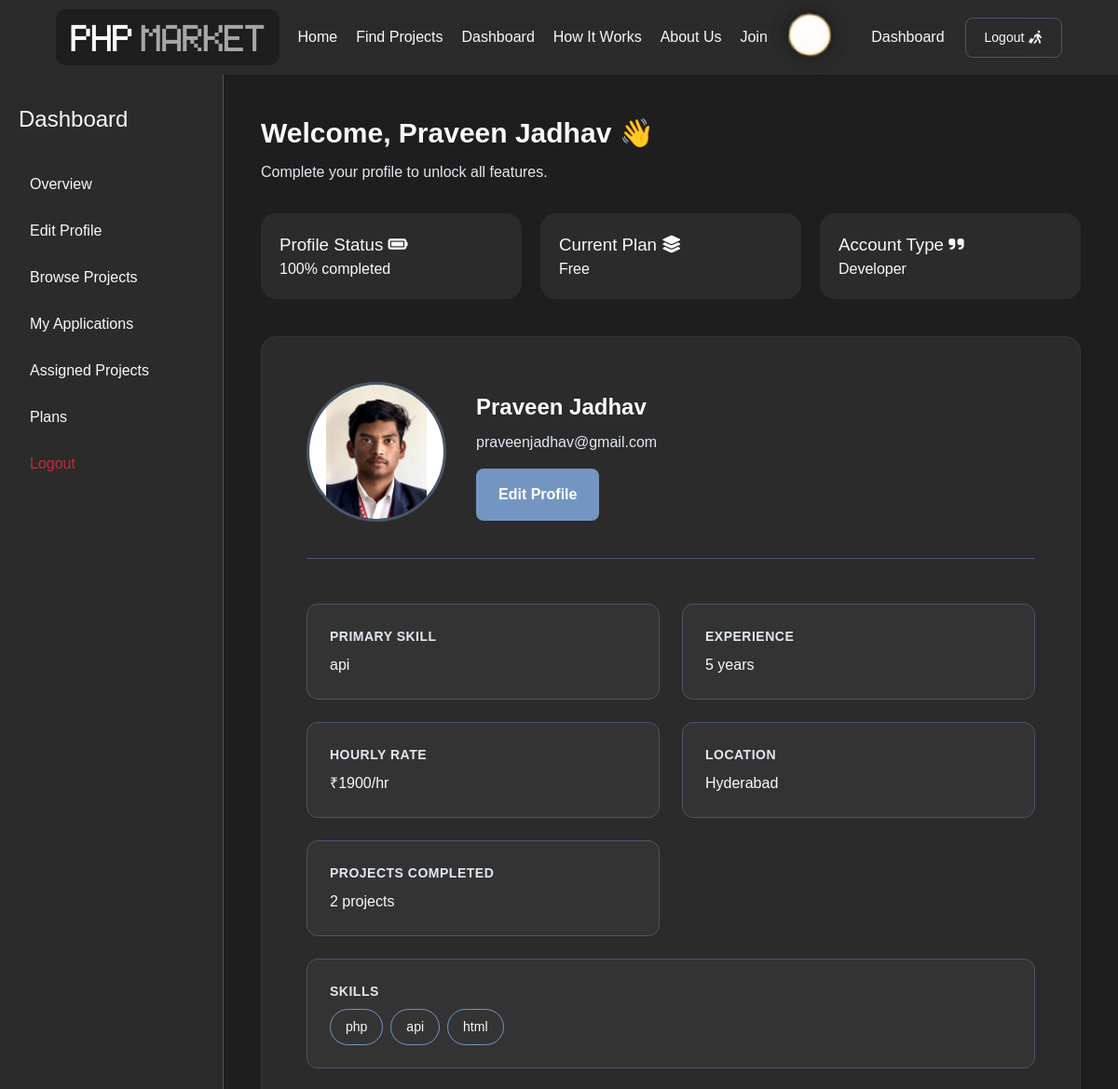
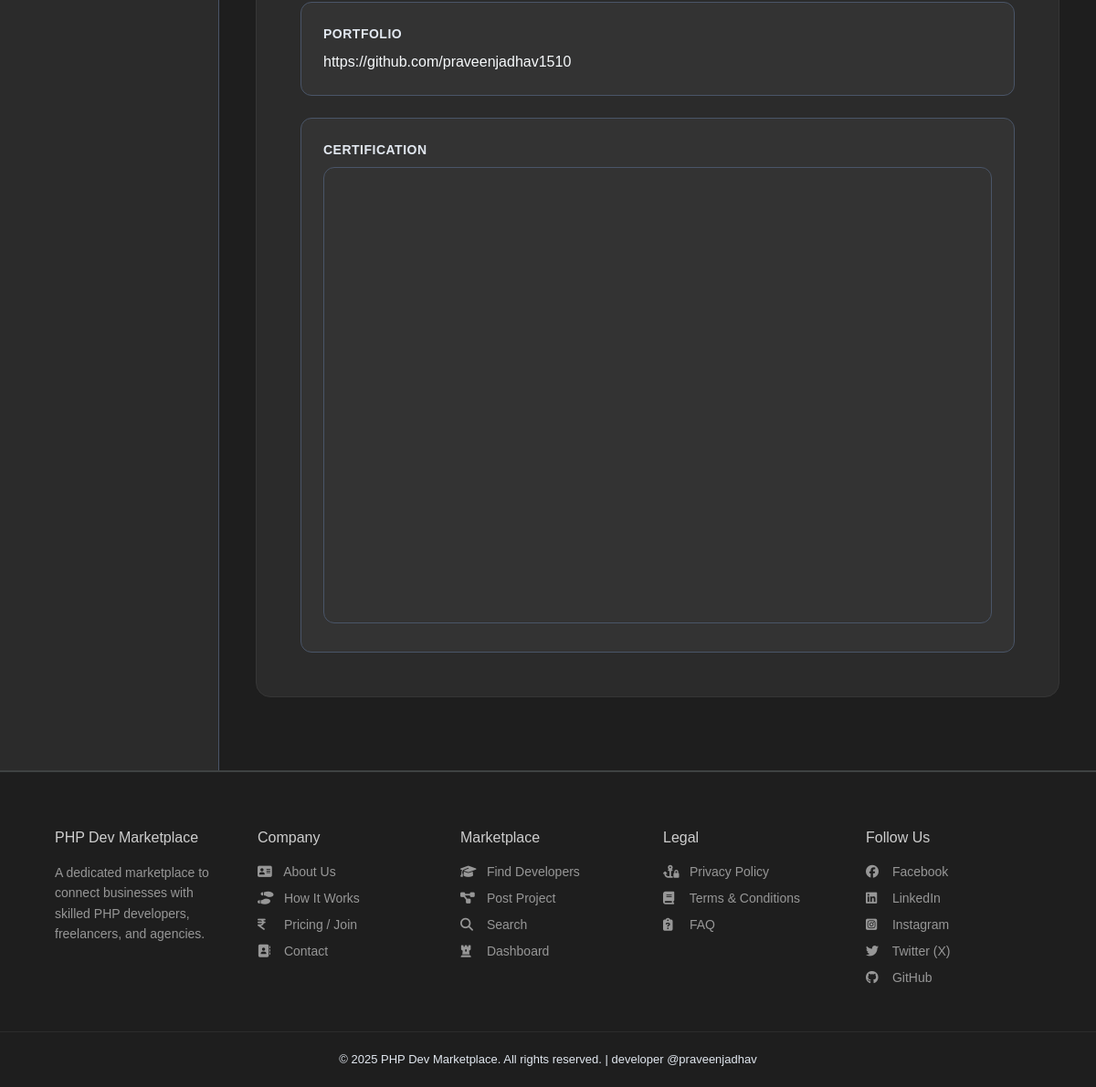
/dashboard/index.php (signed in), run on the app's committed database (2 pictures, top to bottom).
### tables this page shows
CREATE TABLE `developer_profiles` (
  `user_id` int(11) NOT NULL,
  `gender` varchar(10) DEFAULT NULL,
  `primary_skill` varchar(50) DEFAULT NULL,
  `skills` text DEFAULT NULL,
  `experience` int(11) DEFAULT NULL,
  `rate` int(11) DEFAULT NULL,
  `location` varchar(255) DEFAULT NULL,
  `portfolio` varchar(255) DEFAULT NULL,
  `created_at` timestamp NOT NULL DEFAULT current_timestamp(),
  `avatar` varchar(255) DEFAULT NULL,
  `certification_pdf` varchar(255) DEFAULT NULL
);

CREATE TABLE `users` (
  `id` int(11) NOT NULL,
  `name` varchar(100) NOT NULL,
  `email` varchar(100) NOT NULL,
  `password` varchar(255) NOT NULL,
  `remember_token` varchar(64) DEFAULT NULL,
  `user_type` enum('client','developer') NOT NULL,
  `plan` enum('free','pro','premium') DEFAULT 'free',
  `created_at` timestamp NOT NULL DEFAULT current_timestamp(),
  `reset_token` varchar(64) DEFAULT NULL,
  `reset_expires` datetime DEFAULT NULL
);

### developers/profile.php (the view, shortened to what this page needs)
<?php
require_once __DIR__ . '/../includes/auth-check.php';
$userId = $_SESSION['user_id'];
$stmt = $pdo->prepare("
    SELECT u.name, u.email, d.*
    FROM users u
    JOIN developer_profiles d ON d.user_id = u.id
    WHERE u.id = ?
");
$stmt->execute([$userId]);
$dev = $stmt->fetch();
$completedCountStmt = $pdo->prepare("
    SELECT COUNT(*) as completed_count
    FROM project_assignments pa
    JOIN projects p ON pa.project_id = p.id
    WHERE pa.developer_id = ?
    AND (pa.status = 'completed' OR p.status IN ('completed', 'closed'))
");
$completedCountStmt->execute([$userId]);
$completedResult = $completedCountStmt->fetch();
$completedProjectsCount = (int)($completedResult['completed_count'] ?? 0);
$skills = json_decode($dev['skills'], true) ?? [];
?>
<!DOCTYPE html>
<html lang="en">
<head>
    <link rel="stylesheet" href="/php-dev-marketplace/assets/css/profile.css?v=3">
</head>
<body>
<div class="profile-container ghost-ui">
    <div class="ghost-header">
        <div class="ghost-avatar">
            <img
              src="/php-dev-marketplace/uploads/avatars/<?= $dev['avatar'] ?: 'default.png' ?>"
              alt="Profile Avatar"
            >
        </div>
        <div class="ghost-head-info">
            <h2><?= htmlspecialchars($dev['name']) ?></h2>
            <p><?= htmlspecialchars($dev['email']) ?></p>
            <a href="/php-dev-marketplace/dashboard/profile.php" class="ghost-btn">
                Edit Profile
            </a>
        </div>
    </div>
    <div class="ghost-grid">
        <div class="ghost-card">
            <h4>Primary Skill</h4>
            <p><?= htmlspecialchars($dev['primary_skill']) ?></p>
        </div>
        <div class="ghost-card">
            <h4>Experience</h4>
            <p><?= (int)$dev['experience'] ?> years</p>
        </div>
        <div class="ghost-card">
            <h4>Hourly Rate</h4>
            <p>₹<?= (int)$dev['rate'] ?>/hr</p>
        </div>
        <div class="ghost-card">
            <h4>Location</h4>
            <p><?= htmlspecialchars($dev['location']) ?></p>
        </div>
        <div class="ghost-card">
            <h4>Projects Completed</h4>
            <p><?= $completedProjectsCount ?> project<?= $completedProjectsCount != 1 ? 's' : '' ?></p>
        </div>
        <div class="ghost-card ghost-wide">
            <h4>Skills</h4>
            <div class="ghost-skills">
                <?php foreach ($skills as $s): ?>
                    <span><?= htmlspecialchars($s) ?></span>
                <?php endforeach; ?>
            </div>
        </div>
        <?php if (!empty($dev['portfolio'])): ?>
        <div class="ghost-card ghost-wide">
            <h4>Portfolio</h4>
            <a href="<?= htmlspecialchars($dev['portfolio']) ?>" target="_blank">
                <?= htmlspecialchars($dev['portfolio']) ?>
            </a>
        </div>
        <?php endif; ?>
        <?php if (!empty($dev['certification_pdf'])): ?>
        <div class="ghost-card ghost-wide">
            <h4>Certification</h4>
            <iframe
              src="/php-dev-marketplace/uploads/certificates/<?= $dev['certification_pdf'] ?>">
            </iframe>
        </div>
        <?php endif; ?>
    </div>
</div>
</body>
</html>

### assets/css/variables.css (style rules this page uses)
:root { --color-bg-primary: #ffffff; --color-bg-secondary: #ddeeff; --color-bg-tertiary: #f1f3f5; --color-card-bg: #e7faff; --color-card-border: #e1e5e9; --color-text-primary: #1a1a1a; --color-text-secondary: #4a5568; --color-text-muted: #718096; --color-text-light: #a0aec0; --color-primary: #7495c2; --color-primary-dark: #5a7ba3; --color-primary-light: #9bb3d4; --color-success: #48bb78; --color-success-light: #c6f6d5; --color-danger: #f56565; --color-danger-light: #fed7d7; --color-warning: #ed8936; --color-warning-light: #feebc8; --color-info: #4299e1; --color-info-light: #bee3f8; --color-border: #e2e8f0; --color-border-dark: #cbd5e0; --color-navbar: #00caff17; --spacing-xs: 0.25rem; --spacing-sm: 0.5rem; --spacing-md: 1rem; --spacing-lg: 1.5rem; --spacing-xl: 2rem; --spacing-2xl: 3rem; --spacing-3xl: 4rem; --font-family-base: -apple-system, BlinkMacSystemFont, "Segoe UI", Roboto, "Helvetica Neue", Arial, sans-serif; --font-family-heading: -apple-system, BlinkMacSystemFont, "Segoe UI", Roboto, "Helvetica Neue", Arial, sans-serif; --font-size-xs: 0.75rem; --font-size-sm: 0.875rem; --font-size-base: 1rem; --font-size-lg: 1.125rem; --font-size-xl: 1.25rem; --font-size-2xl: 1.5rem; --font-size-3xl: 1.875rem; --font-size-4xl: 2.25rem; --font-weight-normal: 400; --font-weight-medium: 500; --font-weight-semibold: 600; --font-weight-bold: 700; --line-height-tight: 1.25; --line-height-normal: 1.5; --line-height-relaxed: 1.75; --radius-sm: 0.375rem; --radius-md: 0.5rem; --radius-lg: 0.75rem; --radius-xl: 1rem; --radius-2xl: 1.5rem; --radius-full: 9999px; --shadow-sm: 0 1px 2px 0 rgba(0, 0, 0, 0.05); --shadow-md: 0 4px 6px -1px rgba(0, 0, 0, 0.1), 0 2px 4px -1px rgba(0, 0, 0, 0.06); --shadow-lg: 0 10px 15px -3px rgba(0, 0, 0, 0.1), 0 4px 6px -2px rgba(0, 0, 0, 0.05); --shadow-xl: 0 20px 25px -5px rgba(0, 0, 0, 0.1), 0 10px 10px -5px rgba(0, 0, 0, 0.04); --transition-fast: 150ms ease-in-out; --transition-base: 200ms ease-in-out; --transition-slow: 300ms ease-in-out; --input-height: 2.75rem; --input-padding-x: 1rem; --input-padding-y: 0.75rem; --input-border-width: 1px; --input-border-radius: var(--radius-md); --container-max-width: 1200px; --sidebar-width: 260px; --header-height: 70px; }
[data-theme="dark"] { --color-bg-primary: #1e1e1e; --color-bg-secondary: #333333; --color-bg-tertiary: #343434; --color-card-bg: #2b2b2b; --color-card-border: #363636; --color-text-primary: #f7fafc; --color-text-secondary: #e2e8f0; --color-text-muted: #cbd5e0; --color-text-light: #a0aec0; --color-border: #4a5568; --color-border-dark: #718096; --color-primary: #7495c2; --color-primary-dark: #9bb3d4; --color-primary-light: #5a7ba3; --color-navbar: #82828221; }
:root { --bg: var(--color-bg-primary); --bg-soft: var(--color-bg-secondary); --bg-secondary: var(--color-bg-secondary); --card-bg: var(--color-card-bg); --text: var(--color-text-primary); --text-muted: var(--color-text-secondary); --border: var(--color-border); --primary: var(--color-primary); --success: var(--color-success); --danger: var(--color-danger); --footer: #1e1e1e; --theme: var(--color-text-primary); }
[data-theme="dark"] { --bg: var(--color-bg-primary); --bg-soft: var(--color-bg-secondary); --bg-secondary: var(--color-bg-secondary); --card-bg: var(--color-card-bg); --text: var(--color-text-primary); --text-muted: var(--color-text-secondary); --border: var(--color-border); --primary: var(--color-primary); --success: var(--color-success); --danger: var(--color-danger); --footer: #1e1e1e; --theme: var(--color-text-primary); }

### assets/css/style.css (style rules this page uses)
* { margin: 0; padding: 0; box-sizing: border-box; font-family: sans-serif; transition: all 0.2s ease; font-weight: 400; font-optical-sizing: auto; font-style: normal; }
body { background: var(--color-bg-primary); color: var(--color-text-primary); line-height: var(--line-height-normal); font-family: var(--font-family-base); font-size: var(--font-size-base); }
a { color: var(--text); text-decoration: none; }

### data on the page
developer_profiles: avatar (picture), user_id.name "Praveen Jadhav", user_id.email "praveenjadhav@gmail.com", primary_skill "api", experience "5", rate "1900", location "Hyderabad", skills "php", skills "api", skills "html", portfolio "https://github.com/praveenjadhav1510"

### other printed values
$secondText "Find Projects"
$thirdText "Dashboard"
$_SESSION['user_name'] "Praveen Jadhav"
$_SESSION['plan'] "Free"
$_SESSION['user_type'] "Developer"
$completedProjectsCount "2"
